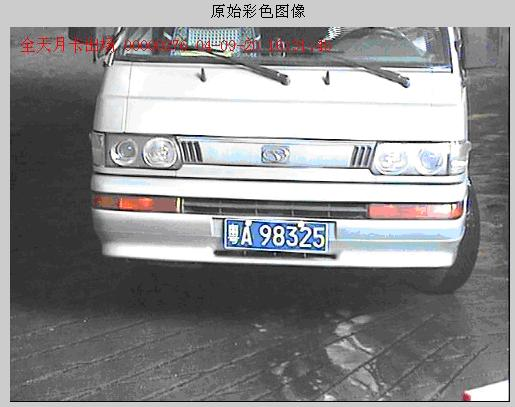
%> input picture License-Recognition/3.jpg, 515 x 407 px
$ octave Untitled7.m   (GNU Octave 9; MATLAB toolbox functions it lacks are replaced by stand-ins)
%> lines starting %> are read from the running program, lines starting %| are printed output that depends on the picture; in (x1, y1, x2, y2) boxes, pixels count from 0 and x2, y2 are one past the last pixel; in counts of white or black regions, pixels touching at a corner belong together; the program's own positions count from 1
clear ;
close all;
%web -browser http://www.ilovematlab.cn/thread-23229-1-1.html
%Step1 获取图像   装入待处理彩色图像并显示原始图像
Scolor = imread('3.jpg');%imread函数读取图像文件
%> Scolor is the input picture: size 407x515x3 uint8; mean R, G, B 143, 142.8, 143.8
%将彩色图像转换为黑白并显示
Sgray = rgb2gray(Scolor);%rgb2gray转换成灰度图
figure,imshow(Scolor),title('原始彩色图像');%figure命令同时显示两幅图像
figure,imshow(Sgray),title('原始黑白图像');
%Step2 图像预处理   对Sgray 原始黑白图像进行开操作得到图像背景
s=strel('disk',13);%strei函数
Bgray=imopen(Sgray,s);%打开sgray s图像
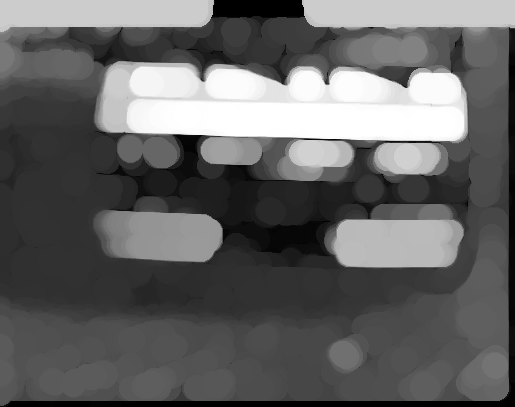
%> Bgray: size 407x515 uint8; min 0, max 255, mean 99.7
figure,imshow(Bgray);title('背景图像');%输出背景图像
%用原始图像与背景图像作减法，增强图像
Egray=imsubtract(Sgray,Bgray);%两幅图相减
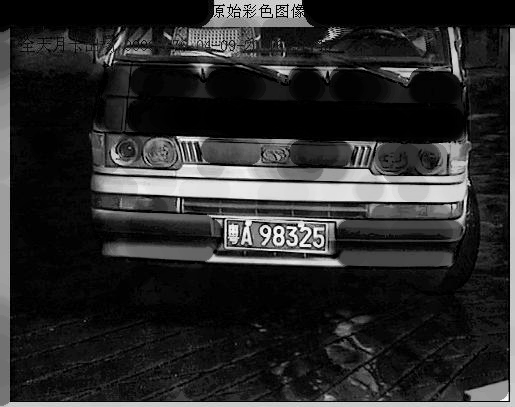
%> Egray: size 407x515 uint8; min 0, max 253, mean 43.2
figure,imshow(Egray);title('增强黑白图像');%输出黑白图像
%Step3 取得最佳阈值，将图像二值化
fmax1=double(max(max(Egray)));%egray的最大值并输出双精度型
%> fmax1 = 253
fmin1=double(min(min(Egray)));%egray的最小值并输出双精度型
%> fmin1 = 0
level=(fmax1-(fmax1-fmin1)/3)/255;%获得最佳阈值
%> level = 0.661
bw22=im2bw(Egray,level);%转换图像为二进制图像
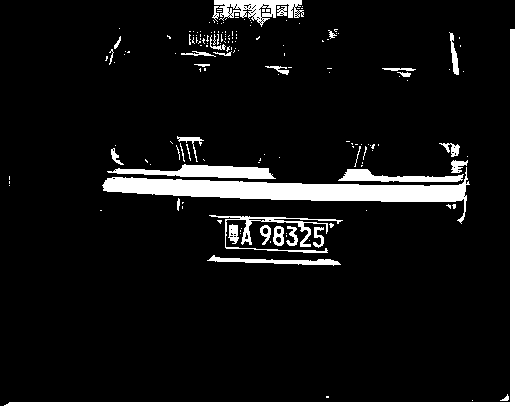
%> bw22: size 407x515 logical; 8.5% white; 172 white regions (139 under 20 px), largest, box (x1, y1, x2, y2) and area: (102, 167, 470, 224) 6067, (0, 29, 515, 407) 4413, (107, 164, 276, 179) 1385
bw2=double(bw22);
%Step4 对得到二值图像作开闭操作进行滤波
figure,imshow(bw2);title('图像二值化');%得到二值图像
grd=edge(bw2,'canny')%用canny算子识别强度图像中的边界
%> grd: size 407x515 logical; 2.6% white in thin lines or dots
figure,imshow(grd);title('图像边缘提取');%输出图像边缘
bg1=imclose(grd,strel('rectangle',[5,19]));%取矩形框的闭运算
%> bg1: size 407x515 logical; 6.7% white; 14 white regions (1 under 20 px), largest, box (x1, y1, x2, y2) and area: (102, 136, 470, 223) 4975, (209, 214, 342, 254) 3877, (212, 1, 305, 26) 1445
figure,imshow(bg1);title('图像闭运算[5,19]');%输出闭运算的图像
bg3=imopen(bg1,strel('rectangle',[5,19]));%取矩形框的开运算
%> bg3: size 407x515 logical; 4.7% white; 10 white regions, largest, box (x1, y1, x2, y2) and area: (217, 215, 340, 254) 3836, (213, 4, 305, 20) 1350, (338, 176, 469, 186) 1143
figure,imshow(bg3);title('图像开运算[5,19]');%输出开运算的图像
bg2=imopen(bg3,strel('rectangle',[19,1]));%取矩形框的开运算
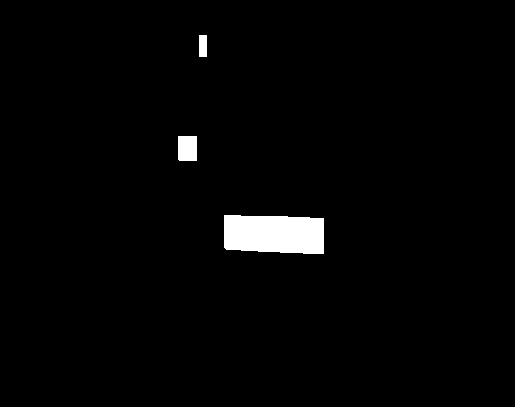
%> bg2: size 407x515 logical; 2% white; 3 white regions
figure,imshow(bg2);title('图像开运算[19,1]');%输出开运算的图像
%Step5 对二值图像进行区域提取，并计算区域特征参数。进行区域特征参数比较，提取车牌区域
[L,num] = bwlabel(bg2,8);%标注二进制图像中已连接的部分
%> L: size 407x515 double; 4 distinct labels, from 0 to 3
%> num = 3
Feastats = regionprops(L,'basic');%计算图像区域的特征尺寸
%> Feastats = 3 regions; box (x1, y1, x2, y2), Area and Centroid: (224, 215, 324, 254) 3578 [274.9 234.7], (178, 136, 197, 161) 474 [188 149], (199, 35, 207, 57) 176 [203.5 46.5]
Area=[Feastats.Area];%区域面积
%> Area = [474 176 3578]
BoundingBox=[Feastats.BoundingBox];%[x y width height]车牌的框架大小
%> BoundingBox = [178.5 136.5 19 25 199.5 35.5 8 22 224.5 215.5 100 39]
RGB = label2rgb(L, 'spring', 'k', 'shuffle'); %标志图像向RGB图像转换
figure,imshow(RGB);title('图像彩色标记');%输出框架的彩色图像
lx=0;
for l=1:num
    width=BoundingBox((l-1)*4+3);%框架宽度的计算
    hight=BoundingBox((l-1)*4+4);%框架高度的计算
    if (width>98 & width<160 & hight>25 & hight<50)%框架的宽度和高度的范围
        lx=lx+1;
        Getok(lx)=l;
    end
end
%> this loop made 3 passes
%> (width, hight, lx) on pass 3: (100, 39, 1)
%> (width, hight) on passes 1 to 2: (19, 25), (8, 22)
for k= 1:lx
    l=Getok(k);
    startcol=BoundingBox((l-1)*4+1)-2;%开始列
    startrow=BoundingBox((l-1)*4+2)-2;%开始行
    width=BoundingBox((l-1)*4+3)+8;%车牌宽
    hight=BoundingBox((l-1)*4+4)+2;%车牌高
    rato=width/hight;%计算车牌长宽比
    if rato>2 & rato<4
        break;
    end
end
%> this loop made 1 pass
%> (l, startcol, startrow, width, hight, rato) on pass 1: (3, 222.5, 213.5, 108, 41, 2.63)
sbw1=bw2(startrow:startrow+hight,startcol:startcol+width-1); %获取车牌二值子图
%> sbw1: size 42x108 double; values 0 (black) and 1 (white), 33.7% white; 14 white regions (8 under 20 px), largest, box (x1, y1, x2, y2) and area: (0, 3, 108, 40) 885, (51, 13, 62, 33) 146, (6, 11, 17, 31) 142, (91, 14, 102, 35) 118, (64, 13, 76, 33) 116, (38, 12, 49, 32) 109
subcol1=Sgray(startrow:startrow+hight,startcol:startcol+width-1);%获取车牌灰度子图
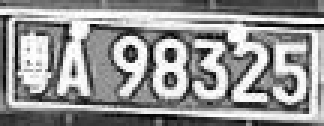
%> subcol1: size 42x108 uint8 (shown 3 times larger); min 1, max 255, mean 146.6
figure,subplot(2,1,1),imshow(subcol1);title('车牌灰度子图');%输出灰度图像
subplot(2,1,2),imshow(sbw1);title('车牌二值子图');%输出车牌的二值图
%Step6 计算车牌水平投影，并对水平投影进行峰谷分析
histcol1=sum(sbw1);      %计算垂直投影
%> histcol1 = 108 values, max 31 at index 4, min 2 at index 1, mean 14.14
histrow=sum(sbw1');      %计算水平投影
%> histrow = 42 values, max 68 at index 6, min 0 at index 1, mean 36.36
figure,subplot(2,1,1),bar(histcol1);title('垂直投影（含边框）');%输出垂直投影
subplot(2,1,2),bar(histrow);     title('水平投影（含边框）');%输出水平投影
%> after `title('水平投影（含边框）')`:
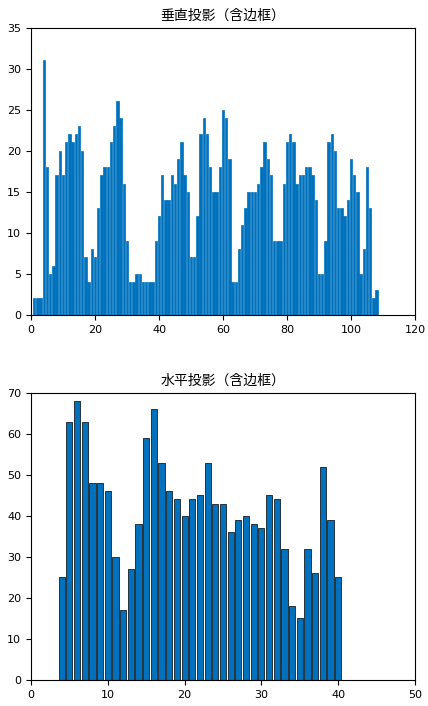
%> figure redrawn from the program's plot data, 2 panels; panel 1: tallest bar 31 high, from x = 3.6 to 4.4; panel 2: tallest bar 68 high, from x = 5.6 to 6.4
figure,subplot(2,1,1),bar(histrow);     title('水平投影（含边框）');%输出水平投影
subplot(2,1,2),imshow(sbw1);title('车牌二值子图');%输出二值图
%> after `title('车牌二值子图')`:
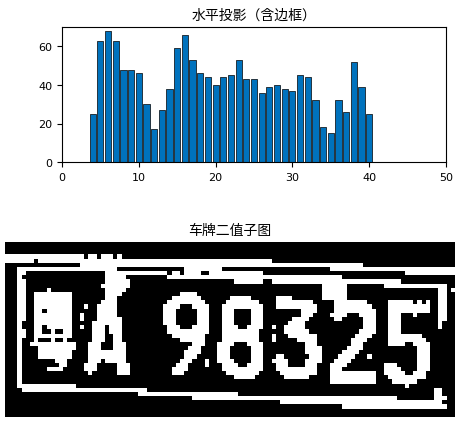
%> figure redrawn from the program's plot data, 2 panels
%对水平投影进行峰谷分析
meanrow=mean(histrow);%求水平投影的平均值
%> meanrow = 36.36
minrow=min(histrow);%求水平投影的最小值
%> minrow = 0
levelrow=(meanrow+minrow)/2;%求水平投影的平均值
%> levelrow = 18.18
count1=0;
l=1;
for k=1:hight
    if histrow(k)<=levelrow
        count1=count1+1;
    else
        if count1>=1
            markrow(l)=k;%上升点
            markrow1(l)=count1;%谷宽度（下降点至下一个上升点）
            l=l+1;
        end
        count1=0;
    end
end
%> this loop made 41 passes
%> count1 on passes 1 to 12: 1, 2, 3, 0, 0, 0, 0, 0, 0, 0, 0, 1
%> after the loop, markrow = [4 13 36]; markrow1 = [3 1 2]
markrow2=diff(markrow);%峰距离（上升点至下一个上升点）
%> markrow2 = [9 23]
[m1,n1]=size(markrow2);
%> m1 = 1; n1 = 2
n1=n1+1;
%> n1 = 3
markrow(l)=hight;
markrow1(l)=count1;
markrow2(n1)=markrow(l)-markrow(l-1);
l=0;
for k=1:n1
    markrow3(k)=markrow(k+1)-markrow1(k+1);%下降点
    markrow4(k)=markrow3(k)-markrow(k);%峰宽度（上升点至下降点）
    markrow5(k)=markrow3(k)-double(uint16(markrow4(k)/2));%峰中心位置
end
%> this loop made 3 passes
%> after the loop, markrow3 = [12 34 40]; markrow4 = [8 21 4]; markrow5 = [8 23 38]
%Step7 计算车牌旋转角度
%(1)在上升点至下降点找第一个为1的点
[m2,n2]=size(sbw1);%sbw1的图像大小
%> m2 = 42; n2 = 108
[m1,n1]=size(markrow4);%markrow4的大小
maxw=max(markrow4);%最大宽度为字符
%> maxw = 21
if markrow4(1) ~= maxw%检测上边
    ysite=1;
    k1=1;
    for l=1:n2
    for k=1:markrow3(ysite)%从顶边至第一个峰下降点扫描
        if sbw1(k,l)==1
            xdata(k1)=l;
            ydata(k1)=k;
            k1=k1+1;
            break;
        end
    end
    end
%> after the loop, k1 = 109; xdata = 108 values from 1 to 108; ydata = 108 values, max 7 at index 87, min 4 at index 1, mean 5.38
else  %检测下边
    ysite=n1;
    if markrow4(n1) ==0
        if markrow4(n1-1) ==maxw
           ysite= 0; %无下边
       else
           ysite= n1-1;
       end
    end
    if ysite ~=0
        k1=1;
        for l=1:n2
            k=m2;
            while k>=markrow(ysite) %从底边至最后一个峰的上升点扫描
                if sbw1(k,l)==1
                    xdata(k1)=l;
                    ydata(k1)=k;
                    k1=k1+1;
                    break;
                end
                k=k-1;
            end
        end
    end
end
%(2)线性拟合，计算与x夹角
%> (the run ends here)
